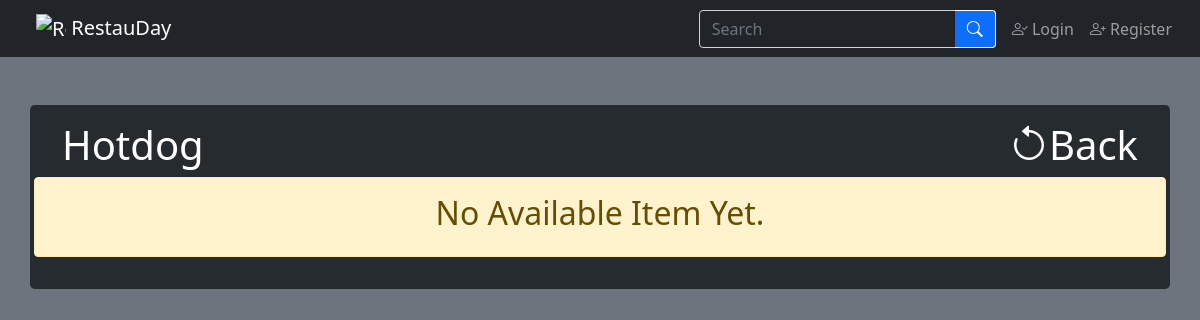
The page /php/itemList.php?category=Hotdog on the database as committed earlier.
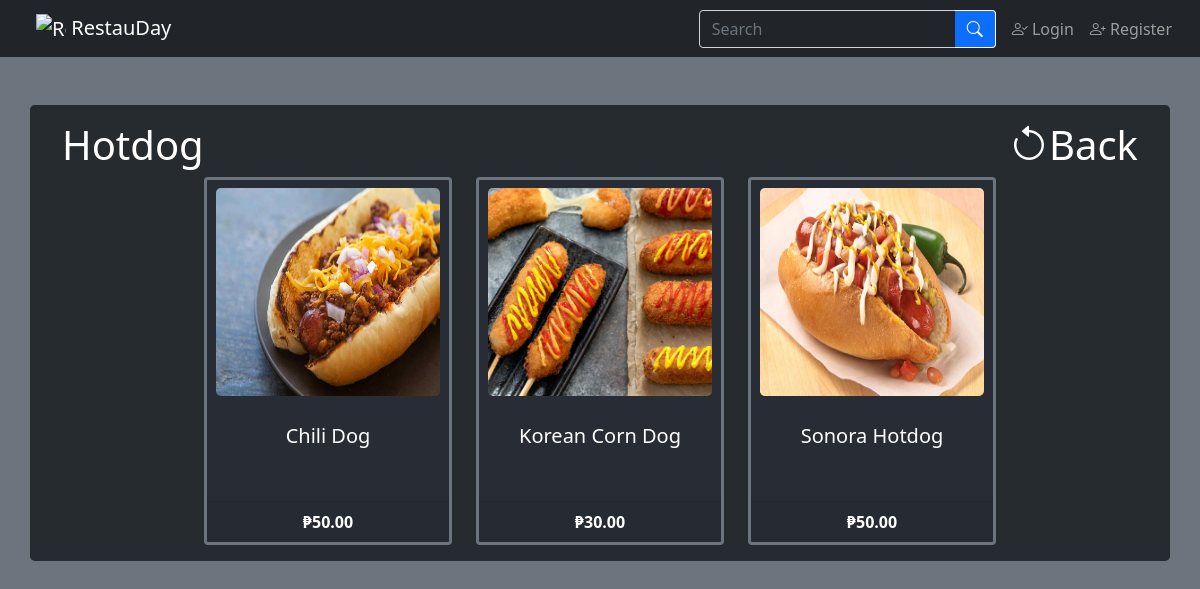
The same page on the database as committed later.
### tables this page shows
CREATE TABLE `tbl_items` (
  `id` int(25) NOT NULL COMMENT 'int(25)',
  `name` varchar(255) NOT NULL COMMENT 'varchar(255)',
  `description` text NOT NULL COMMENT 'text',
  `price` decimal(11,2) NOT NULL COMMENT 'decimal(11,2)',
  `picture` varchar(255) NOT NULL DEFAULT 'default.png' COMMENT 'varchar(255)',
  `category` varchar(255) NOT NULL COMMENT 'varchar(255)'
);

### php/itemList.php (the view, shortened to what this page needs)
<?php
    include_once("../inc/database.php");
    $categoryName = $_GET["category"];
    $itemEmpty = true;
?>
<!doctype html>
<html lang="en">
    <head>
        <link href="../bootstrap/css/bootstrap.min.css" rel="stylesheet">
        <link rel="stylesheet" href="../bootstrap-icons/bootstrap-icons.css">
        <link href="../bootstrap/local_css/stylesheet.css" rel="stylesheet">
    </head>
    <body class="d-grid gap-5 bg-secondary rounded-3">
        <?php include_once("../inc/navBar.php"); ?>
        <div class="container p-3 mb-2 bg-normal-92 text-white rounded-3">
            <div class="row g-0">
                <div class="col-sm-6 col-md-8 ps-3">
                    <h1><?php echo $categoryName?></h1>
                </div>
                <div class="col-6 col-md-4 text-end pe-3">
                    <h1><a href="categoryList.php" class="text-reset text-decoration-none" onclick="window.history.go(-1); return false;"><i class="bi bi-arrow-counterclockwise"></i>Back</a></h1>
                </div>
            </div>
            <div class="row row-cols-1 row-cols-md-4 g-4 row justify-content-md-center">
                <?php
                    if($categoryName == "All") {
                        $querySelectItem = "SELECT * FROM tbl_items ORDER BY name";
                    } else {
                        $querySelectItem = "SELECT * FROM tbl_items WHERE category = '$categoryName' ORDER BY name";
                    }
                    $executeQuerySelectItem = mysqli_query($con, $querySelectItem);
                    while($itemInfo = mysqli_fetch_assoc($executeQuerySelectItem)){
                        $itemEmpty = false;
                        $itemId = $itemInfo["id"];
                        $itemName = $itemInfo["name"];
                        $itemPrice = $itemInfo["price"];
                        $itemPicture = $itemInfo["picture"];
                        $itemPrice = number_format($itemPrice, 2, '.', ',');
                        if(@$_SESSION['userType'] == "admin") {
                            echo"
                                <div class='col text-center itemList-card-admin'>
                                    <div class='card h-100 border border-secondary border-3 card-color'>
                                            <a href='item.php?id=$itemId'><img src='../img/items/$itemPicture' class='card-img-top m-2 rounded-3 itemList-card-image-admin' alt='Image Unavailable'></a>
                                        <div class='card-body text-break'>
                                            <h5 class='card-title module line-clamp p-1'><a href='item.php?id=$itemId' class='text-reset text-decoration-none'>$itemName</a></h5>
                                        </div>
                                        <div class='card-footer'>
                                            <strong>₱$itemPrice</strong>
                                        </div>
                                        <div class='card-footer'>
                                            <a href='itemEdit.php?id=$itemId' class='link-primary'>Edit</a> |
                                            <a href='itemDelete.php?id=$itemId' class='link-danger'> Delete</a>
                                        </div>
                                    </div>
                                </div>
                            ";
                        } else {
                            echo"
                                <div class='col text-center itemList-card-client'>
                                    <div class='card h-100 border border-secondary border-3 card-color'>
                                            <a href='item.php?id=$itemId'><img src='../img/items/$itemPicture' class='card-img-top m-2 rounded-3 itemList-card-image-client' alt='Image Unavailable'></a>
                                        <div class='card-body text-break'>
                                            <h5 class='card-title module line-clamp p-1'><a href='item.php?id=$itemId' class='text-reset text-decoration-none'>$itemName</a></h5>
                                        </div>
                                        <div class='card-footer'>
                                            <strong>₱$itemPrice</strong>
                                        </div>
                                    </div>
                                </div>
                            ";
                        }
                    }
                    if($itemEmpty) {
                        echo "
                          <div class='alert alert-warning text-center w-100' role='alert'>
                              <h2>No Available Item Yet.</h2>
                          </div>";
                    }
                ?>
            </div>
        </div>
    </body>
</html>

Rows that differ between the two databases and show on the page:
added tbl_items: picture (picture), name "Chili Dog", price "50.00"
added tbl_items: picture (picture), name "Korean Corn Dog", price "30.00"
added tbl_items: picture (picture), name "Sonora Hotdog", price "50.00"
Other text that changed with them:
text no longer shown: "No Available Item Yet."
